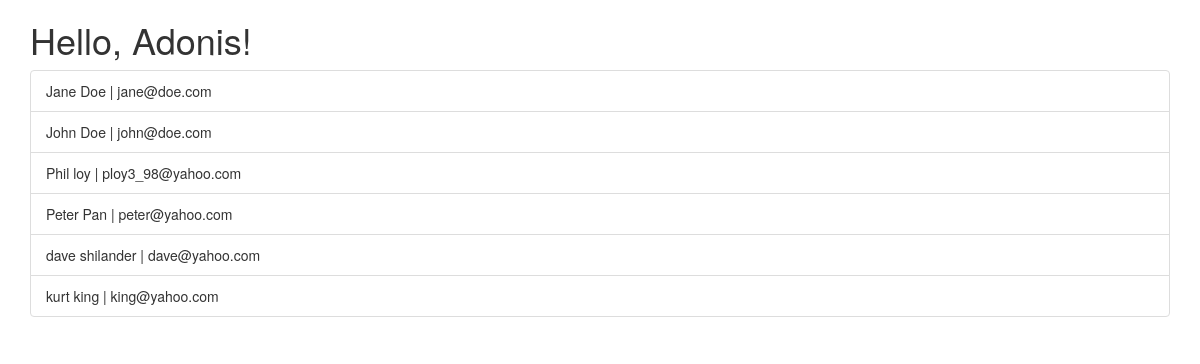
The app's page /index/ with its own data.
### users/models.py (models this page shows)
class User(models.Model):
    first_name = models.CharField(max_length=256, blank=False, null=False)
    last_name = models.CharField(max_length=256, blank=False, null=False)
    email = models.CharField(max_length=256, blank=False, null=False)
    age = models.IntegerField(blank=True, null=True)
    def __str__(self):
        return "{0} {1} | {2}".format(self.first_name, self.last_name,
                self.email)

### users/views.py (the view)
# urls.py: url(r'^index/$', views.index, name='index'),
def index(request):
    context = { 'name' : 'Adonis', 'users' : User.objects.all() }
    return render(request, 'users/index.html', context)

### users/templates/users/index.html (shortened to what this page needs)
{% extends 'users/base.html' %}
{% block content %}
  <h1>Hello, {{ name }}!</h1>
  {% if users %}
    <ul class="list-group">
    {% for user in users %}
      <li class="list-group-item">{{ user }}</li>
    {% endfor %}
  </ul>
  {% else %}
    <p>No users yet.</p>
  {% endif%}
{% endblock %}

### users/templates/users/base.html (shortened to what this page needs)
<!DOCTYPE html>
<html>
  <head>
    <link rel="stylesheet" href="https://maxcdn.bootstrapcdn.com/bootstrap/3.3.7/css/bootstrap.min.css">
  </head>
  <body>
    <div class="container">
      {% block content %} {% endblock %}
    </div>
  </body>
</html>

### records on screen
User: first_name+last_name+email "Jane Doe | jane@doe.com"
User: first_name+last_name+email "John Doe | john@doe.com"
User: first_name+last_name+email "Phil loy | ploy3_98@yahoo.com"
User: first_name+last_name+email "Peter Pan | peter@yahoo.com"
User: first_name+last_name+email "dave shilander | dave@yahoo.com"
User: first_name+last_name+email "kurt king | king@yahoo.com"

### other values on screen
{{ name }} "Adonis"
